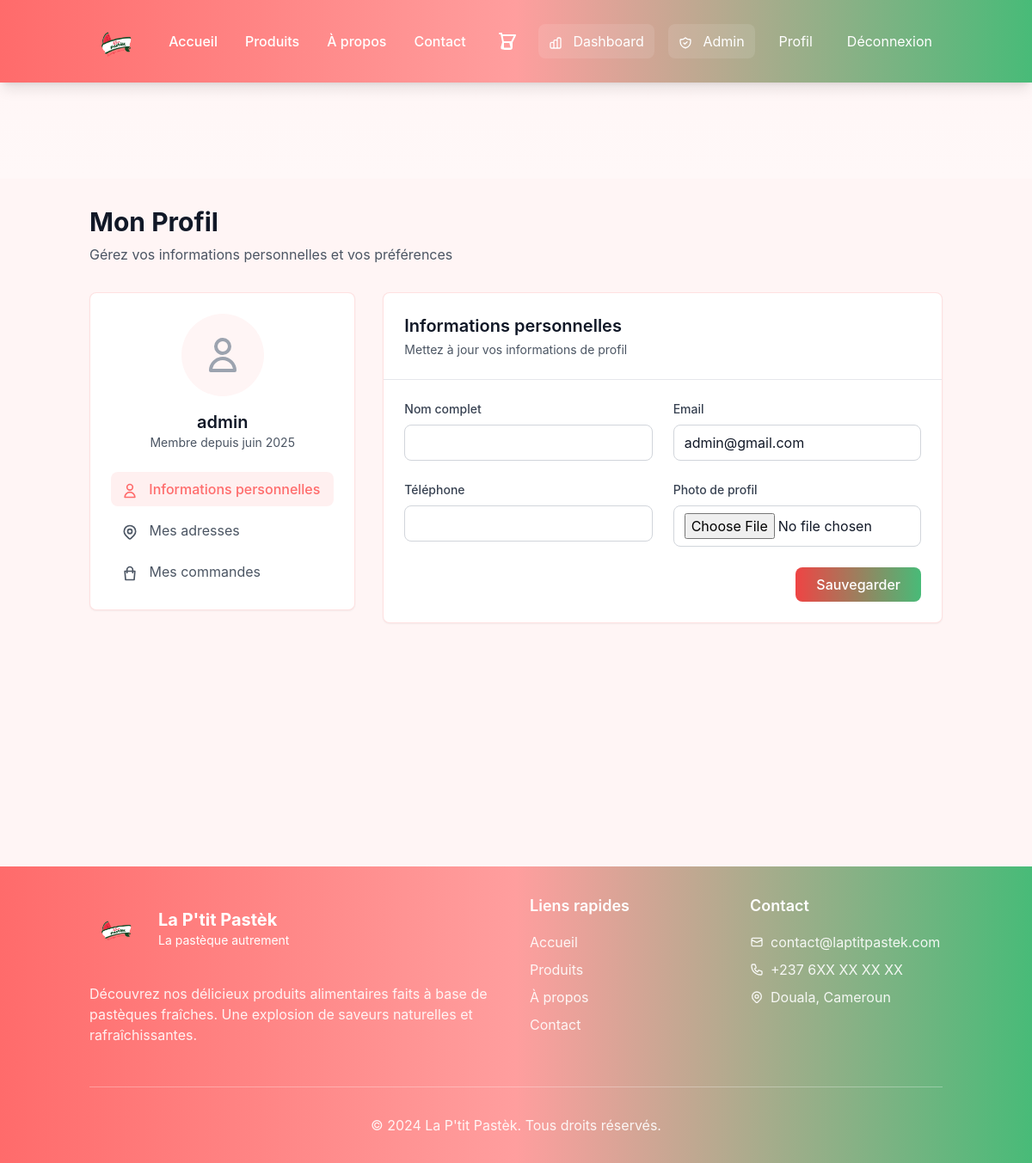
The page /accounts/profile/ (signed in) on the database its author committed.
### accounts/models.py (models this page shows, shortened)
class User(AbstractUser):
    full_name = models.CharField(max_length=255, blank=True)
    phone = models.CharField(max_length=20, blank=True)
    avatar = models.ImageField(upload_to='avatars/', blank=True, null=True)
    created_at = models.DateTimeField(auto_now_add=True)
    updated_at = models.DateTimeField(auto_now=True)
    def get_full_name(self):
        return self.full_name or f"{self.first_name} {self.last_name}".strip() or self.username

### accounts/views.py (the view)
# urls.py: path('profile/', views.profile_view, name='profile'),
@login_required
def profile_view(request):
    if request.method == 'POST':
        form = ProfileUpdateForm(request.POST, request.FILES, instance=request.user)
        if form.is_valid():
            form.save()
            messages.success(request, 'Profil mis à jour avec succès !')
            return redirect('accounts:profile')
    else:
        form = ProfileUpdateForm(instance=request.user)
    context = {
        'form': form,
        'user': request.user,
    }
    return render(request, 'accounts/profile.html', context)

### cart/context_processors.py (called while the page is built)
def cart(request):
    cart = get_or_create_cart(request)
    return {
        'cart': cart,
        'cart_items_count': cart.total_items if cart else 0,
        'cart_total': cart.total_price if cart else 0,
    }

### cart/models.py (called while the page is built)
    @property
    def total_items(self):
        return sum(item.quantity for item in self.items.all())

    @property
    def total_price(self):
        return sum(item.get_total_price() for item in self.items.all())

### cart/utils.py (called while the page is built, shortened)
def get_or_create_cart(request):
    cart = None
    if request.user.is_authenticated:
        cart, created = Cart.objects.get_or_create(user=request.user)
        if not created and request.session.session_key:
            session_cart = Cart.objects.filter(session_key=request.session.session_key).first()
    else:
        if not request.session.session_key:
            request.session.create()
        cart, created = Cart.objects.get_or_create(session_key=request.session.session_key)
    return cart

### templates/accounts/profile.html (shortened to what this page needs)
{% extends 'base.html' %}
{% block content %}
<div class="min-h-screen bg-watermelon-cream dark:bg-gray-900 py-6 sm:py-8">
    <div class="container mx-auto px-4">
        <div class="mb-8">
            <h1 class="text-2xl sm:text-3xl font-bold text-gray-900 dark:text-white mb-2">
                Mon Profil
            </h1>
            <p class="text-gray-600 dark:text-gray-300">
                Gérez vos informations personnelles et vos préférences
            </p>
        </div>
        <div class="grid grid-cols-1 lg:grid-cols-3 gap-8">
            <div class="lg:col-span-1">
                <div class="bg-white dark:bg-gray-800 border border-watermelon-red/20 dark:border-gray-700 rounded-lg shadow-sm p-6">
                    <div class="text-center mb-6">
                        {% if user.avatar %}
                            <img
                                src="{{ user.avatar.url }}"
                                alt="Photo de profil"
                                class="w-24 h-24 rounded-full mx-auto mb-4 object-cover"
                            />
                        {% else %}
                            <div class="w-24 h-24 rounded-full mx-auto mb-4 bg-watermelon-cream dark:bg-gray-700 flex items-center justify-center">
                                <svg class="w-12 h-12 text-gray-400" fill="none" stroke="currentColor" viewBox="0 0 24 24">
                                    <path stroke-linecap="round" stroke-linejoin="round" stroke-width="2" d="M16 7a4 4 0 11-8 0 4 4 0 018 0zM12 14a7 7 0 00-7 7h14a7 7 0 00-7-7z"></path>
                                </svg>
                            </div>
                        {% endif %}
                        <h2 class="text-xl font-semibold text-gray-900 dark:text-white">
                            {{ user.get_full_name|default:user.email }}
                        </h2>
                        <p class="text-sm text-gray-600 dark:text-gray-300">
                            Membre depuis {{ user.date_joined|date:"F Y" }}
                        </p>
                    </div>
                    <nav class="space-y-2">
                        <button onclick="showSection('profile')" id="profile-nav" class="w-full text-left px-3 py-2 rounded-lg bg-watermelon-red/10 text-watermelon-red font-medium">
                            <svg class="w-5 h-5 inline mr-2" fill="none" stroke="currentColor" viewBox="0 0 24 24">
                                <path stroke-linecap="round" stroke-linejoin="round" stroke-width="2" d="M16 7a4 4 0 11-8 0 4 4 0 018 0zM12 14a7 7 0 00-7 7h14a7 7 0 00-7-7z"></path>
                            </svg>
                            Informations personnelles
                        </button>
                        <button onclick="showSection('addresses')" id="addresses-nav" class="w-full text-left px-3 py-2 rounded-lg text-gray-600 dark:text-gray-300 hover:bg-gray-100 dark:hover:bg-gray-700">
                            Mes adresses
                        </button>
                        <button onclick="showSection('orders')" id="orders-nav" class="w-full text-left px-3 py-2 rounded-lg text-gray-600 dark:text-gray-300 hover:bg-gray-100 dark:hover:bg-gray-700">
                            <svg class="w-5 h-5 inline mr-2" fill="none" stroke="currentColor" viewBox="0 0 24 24">
                                <path stroke-linecap="round" stroke-linejoin="round" stroke-width="2" d="M16 11V7a4 4 0 00-8 0v4M5 9h14l-1 12H6L5 9z"></path>
                            </svg>
                            Mes commandes
                        </button>
                    </nav>
                </div>
            </div>
            <div class="lg:col-span-2">
                <div id="profile-section" class="profile-section">
                    <div class="bg-white dark:bg-gray-800 border border-watermelon-red/20 dark:border-gray-700 rounded-lg shadow-sm">
                        <div class="p-6 border-b border-gray-200 dark:border-gray-700">
                            <h2 class="text-xl font-semibold text-gray-900 dark:text-white">
                                Informations personnelles
                            </h2>
                            <p class="text-sm text-gray-600 dark:text-gray-300 mt-1">
                                Mettez à jour vos informations de profil
                            </p>
                        </div>
                        <div class="p-6">
                            <form method="post" enctype="multipart/form-data">
                                <div class="grid grid-cols-1 md:grid-cols-2 gap-6">
                                    <div>
                                        <label for="{{ form.full_name.id_for_label }}" class="block text-sm font-medium text-gray-700 dark:text-gray-300 mb-2">
                                            Nom complet
                                        </label>
                                        {{ form.full_name }}
                                    </div>
                                    <div>
                                        <label for="{{ form.email.id_for_label }}" class="block text-sm font-medium text-gray-700 dark:text-gray-300 mb-2">
                                            Email
                                        </label>
                                        {{ form.email }}
                                    </div>
                                    <div>
                                        <label for="{{ form.phone.id_for_label }}" class="block text-sm font-medium text-gray-700 dark:text-gray-300 mb-2">
                                            Téléphone
                                        </label>
                                        {{ form.phone }}
                                    </div>
                                    <div>
                                        <label for="{{ form.avatar.id_for_label }}" class="block text-sm font-medium text-gray-700 dark:text-gray-300 mb-2">
                                            Photo de profil
                                        </label>
                                        {{ form.avatar }}
                                    </div>
                                </div>
                                <div class="mt-6 flex justify-end">
                                    <button
                                        type="submit"
                                        class="bg-gradient-to-r from-brand-primary to-watermelon-green hover:from-watermelon-red-dark hover:to-watermelon-green-dark text-white py-2 px-6 rounded-lg font-medium transition-all duration-300 transform hover:scale-105"
                                    >
                                        Sauvegarder
                                    </button>
                                </div>
                            </form>
                        </div>
                    </div>
                </div>
            </div>
        </div>
    </div>
</div>
{% endblock %}

### rows shown on the page
User: get_full_name "admin", date_joined "juin 2025", email "admin@gmail.com"
